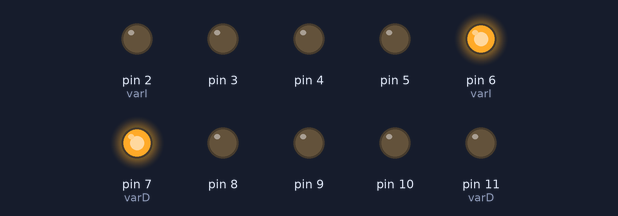
Bench run of a sketch on a simulated Arduino Uno, built with avr-gcc and run on an emulated ATmega328P. Parts: output pins drawn as LEDs (lit = HIGH).

Above: at 0.02 s.
At 1.82 s:
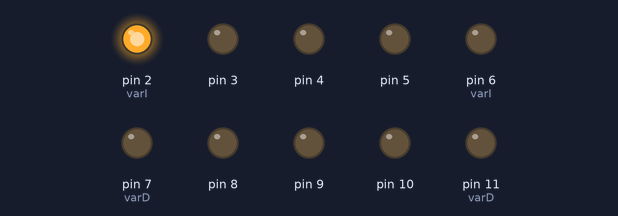
At 3.68 s:
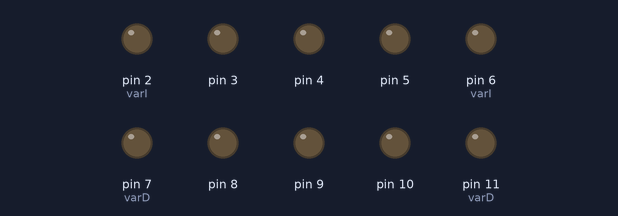
At 6.38 s:
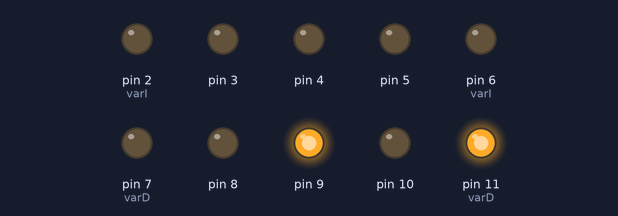
At 9.1 s:
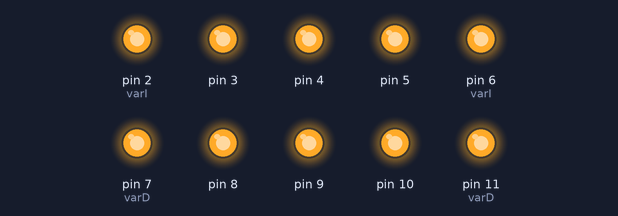
At 13.73 s:
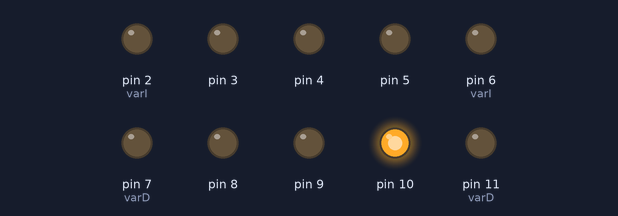
Timing chart, 0 to 14.0 s (numbered marks = the images above):
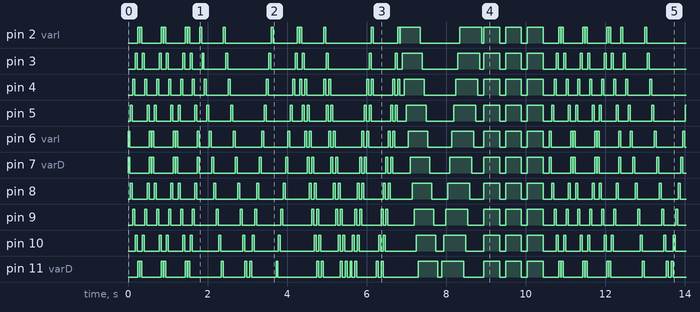

The sketch:

secuencias_con_funciones.ino
```cpp
void setup() {
  pinMode(2, OUTPUT);
  pinMode(3, OUTPUT);
  pinMode(4, OUTPUT);
  pinMode(5, OUTPUT);
  pinMode(6, OUTPUT);
  pinMode(7, OUTPUT);
  pinMode(8, OUTPUT);
  pinMode(9, OUTPUT);
  pinMode(10, OUTPUT);
  pinMode(11, OUTPUT);
}

void loop() {
  limpiaparabrisas(3);
  desplazaUnoDerecha();
  desplazaUnoDerecha();
  desplazaUnoIzquierda();
  desplazaUnoIzquierda();
  desplazaDosDerecha();
  desplazaDosDerecha();
  desplazaDosIzquierda();
  desplazaDosIzquierda();
  dominoDerecha();
  dominoIzquierda();
  todos();
  todos();
  todos();
}

void limpiaparabrisas(int repetir) {
  for (int i = 0; i < repetir; i++) {
    int varI = 6;
    int varD = 7;

    while (varD <= 11) {
      digitalWrite(varI, HIGH);
      digitalWrite(varD, HIGH);
      delay(50);
      digitalWrite(varI, LOW);
      digitalWrite(varD, LOW);
      delay(10);
      varI--;
      varD++;
    }

    varI = 2;
    varD = 11;

    while (varD >= 7) {
      digitalWrite(varI, HIGH);
      digitalWrite(varD, HIGH);
      delay(50);
      digitalWrite(varI, LOW);
      digitalWrite(varD, LOW);
      delay(10);
      varI++;
      varD--;
    }
  }
}

void desplazaDosDerecha() {
  for (int i = 2; i <= 11; i++) {
    digitalWrite(i, HIGH);
    digitalWrite(i + 2, HIGH);
    delay(50);
    digitalWrite(i, LOW);
    digitalWrite(i + 2, LOW);
    delay(10);
  }
}

void desplazaDosIzquierda() {
  for (int i = 12; i >= 2; i--) {
    digitalWrite(i, HIGH);
    digitalWrite(i + 2, HIGH);
    delay(50);
    digitalWrite(i, LOW);
    digitalWrite(i + 2, LOW);
    delay(10);
  }
}

void desplazaUnoDerecha() {
  for (int i = 2; i <= 11; i++) {
    digitalWrite(i, HIGH);
    delay(50);
    digitalWrite(i, LOW);
    delay(10);
  }
}

void desplazaUnoIzquierda() {
  for (int i = 12; i >= 2; i--) {
    digitalWrite(i, HIGH);
    delay(50);
    digitalWrite(i, LOW);
    delay(10);
  }
}

void dominoDerecha() {
  for (int i = 2; i <= 11; i++) {
    digitalWrite(i, HIGH);
    delay(50);
  }

  for (int i = 2; i <= 11; i++) {
    digitalWrite(i, LOW);
    delay(50);
  }
}

void dominoIzquierda() {
  for (int i = 12; i >= 2; i--) {
    digitalWrite(i, HIGH);
    delay(50);
  }
  for (int i = 12; i >= 2; i--) {
    digitalWrite(i, LOW);
    delay(50);
  }
}

void todos() {
  for (int i = 2; i <= 11; i++) {
    digitalWrite(i, HIGH);
  }
  delay(400);
  for (int i = 2; i <= 11; i++) {
    digitalWrite(i, LOW);
  }
  delay(150);
}
```

Measured:
- by itself, pin 2 (varI), pin 3–5, pin 6 (varI), pin 7 (varD), pin 8–10, pin 11 (varD): moves between LOW and HIGH, repeating every 10.6 s
- by itself, everything shown: repeats every 10.6 s, in 155 steps
